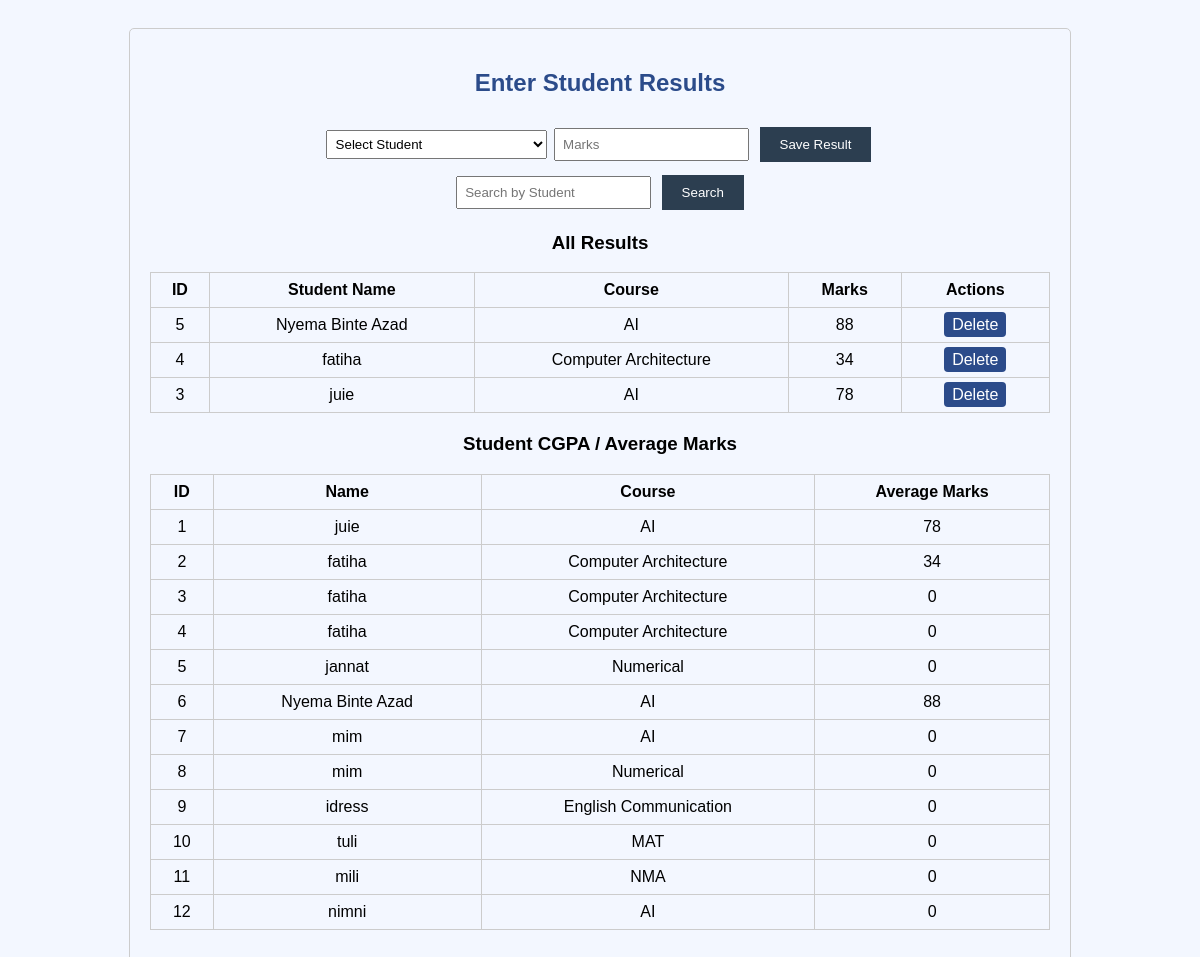
The app's page /results.php with its own data.
### tables this page shows
CREATE TABLE `results` (
  `id` int(11) NOT NULL,
  `student_id` int(11) NOT NULL,
  `Course` varchar(50) NOT NULL,
  `marks` int(11) NOT NULL
);

CREATE TABLE `students` (
  `id` int(11) NOT NULL,
  `name` varchar(100) NOT NULL,
  `course` varchar(100) NOT NULL,
  `email` varchar(100) DEFAULT NULL,
  `year` varchar(20) NOT NULL
);

### results.php (the view, shortened to what this page needs)
<?php
include 'db_connect.php';
?>
<!DOCTYPE html>
<html lang="en">
<head>
<link rel="stylesheet" href="style.css">
</head>
<body>
<div class="container">
<h2>Enter Student Results</h2>
<form method="post">
<select name="student_id" required>
<option value="">Select Student</option>
</select>
<input type="number" name="marks" placeholder="Marks" required>
<input type="submit" name="add" value="Save Result">
</form>
<?php
$search = $_GET['search'] ?? '';
$res = mysqli_query($conn,"
    SELECT r.id, r.marks, s.name, s.course
    FROM results r
    JOIN students s ON r.student_id = s.id
    WHERE s.name LIKE '%$search%'
    ORDER BY r.id DESC
");
?>
<form method="get">
<input type="text" name="search" placeholder="Search by Student" value="<?= $search ?>">
<input type="submit" value="Search">
</form>
<h3>All Results</h3>
<table>
<tr><th>ID</th><th>Student Name</th><th>Course</th><th>Marks</th><th>Actions</th></tr>
<?php
while($row=mysqli_fetch_assoc($res)){
    echo "<tr>
    <td>{$row['id']}</td>
    <td>{$row['name']}</td>
    <td>{$row['course']}</td>
    <td>{$row['marks']}</td>
    <td>
        <a class='action-btn' href='results.php?delete={$row['id']}' onclick=\"return confirm('Delete result?')\">Delete</a>
    </td>
    </tr>";
}
?>
</table>
<h3>Student CGPA / Average Marks</h3>
<table>
<tr><th>ID</th><th>Name</th><th>Course</th><th>Average Marks</th></tr>
<?php
$all_students = mysqli_query($conn,"SELECT * FROM students ORDER BY id ASC");
while($stu=mysqli_fetch_assoc($all_students)){
    $marks_res = mysqli_query($conn,"SELECT marks FROM results WHERE student_id='".$stu['id']."'");
    $total = 0; $count = 0;
    while($m=mysqli_fetch_assoc($marks_res)){
        $total += $m['marks'];
        $count++;
    }
    $avg = ($count > 0) ? round($total / $count, 2) : 0;
    echo "<tr>
    <td>{$stu['id']}</td>
    <td>{$stu['name']}</td>
    <td>{$stu['course']}</td>
    <td>$avg</td>
    </tr>";
}
?>
</table>
</div>
</body>
</html>

### style.css (style rules this page uses)
body { font-family: Arial; text-align: center; background: #f3f7ff; }
h1, h2 { color: #2b4b8a; }
form input, form button { padding: 7px; margin: 3px; }
table { margin: 20px auto; border-collapse: collapse; width: 80%; }
th, td { padding: 8px 12px; border: 1px solid #999; }

### results.php (style rules this page uses)
body { font-family:Arial;padding:20px; }
.container { max-width:900px;margin:auto;border:1px solid #ccc;padding:20px;border-radius:5px; }
table { width:100%;border-collapse:collapse;margin-top:15px; }
th,td { border:1px solid #ccc;padding:8px;text-align:center; }
input, select { padding:5px; }
input[type="submit"] { margin-top:10px;padding:10px 20px;background:#2c3e50;color:#fff;border:none;cursor:pointer; }
.action-btn { padding:4px 8px;margin:2px;text-decoration:none;background:#2b4b8a;color:white;border-radius:4px; }

### records on screen
results: id "5", student.name "Nyema Binte Azad", student.course "AI", marks "88"
results: id "4", student.name "fatiha", student.course "Computer Architecture", marks "34"
results: id "3", student.name "juie", student.course "AI", marks "78"
students: id "1", name "juie", course "AI", avg "78"
students: id "2", name "fatiha", course "Computer Architecture", avg "34"
students: id "3", name "fatiha", course "Computer Architecture", avg "0"
students: id "4", name "fatiha", course "Computer Architecture", avg "0"
students: id "5", name "jannat", course "Numerical", avg "0"
students: id "6", name "Nyema Binte Azad", course "AI", avg "88"
students: id "7", name "mim", course "AI", avg "0"
students: id "8", name "mim", course "Numerical", avg "0"
students: id "9", name "idress", course "English Communication", avg "0"
students: id "10", name "tuli", course "MAT", avg "0"
students: id "11", name "mili", course "NMA", avg "0"
students: id "12", name "nimni", course "AI", avg "0"
